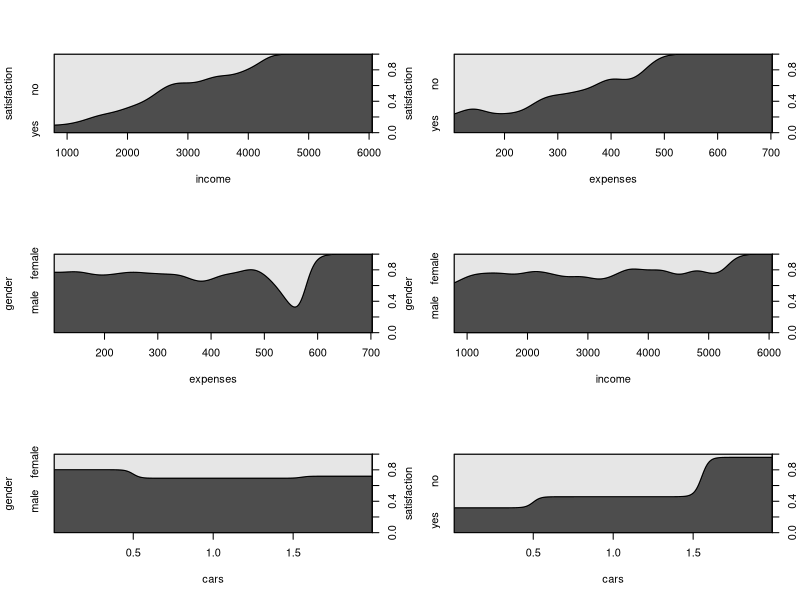
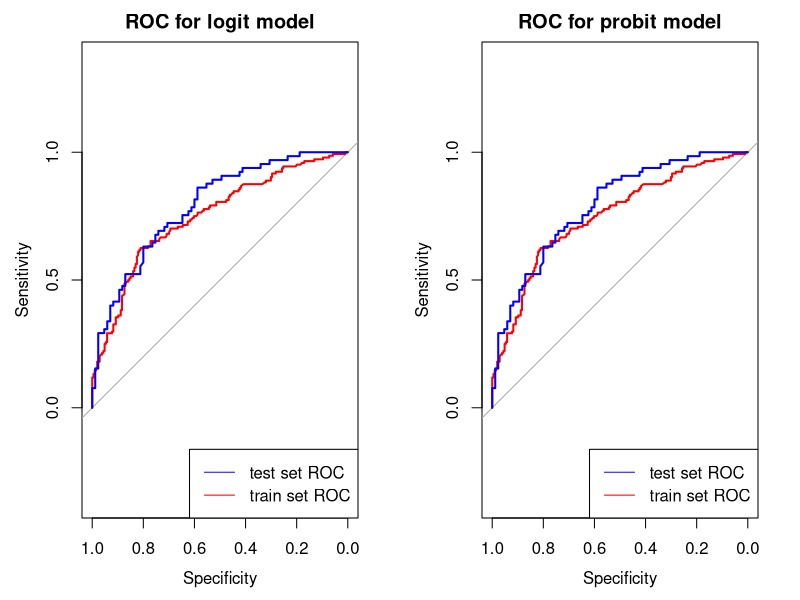

Write the R code that produced these figures, in order.
#### Used libraries
library("car")
library("ggplot2")
library("pscl")
library("pROC")
library("gridExtra")

## Data loading and initial analysis
setwd("D:/Dev/GitHub/parametric-statistical-models")
df <-  read.table("data/households.csv", header = TRUE, sep = ";",dec=",")
df$gender <- as.factor(df$gender)
df$satisfaction <- as.factor(df$satisfaction)
summary(df)

### Relationship between material satisfaction and potential predictors
par(mfrow = c(3,2))
cdplot(df$income, df$satisfaction, xlab = "income", ylab = "satisfaction")
cdplot(df$expenses, df$satisfaction, xlab = "expenses", ylab = "satisfaction")
cdplot(df$expenses, df$gender, xlab = "expenses", ylab = "gender")
cdplot(df$income, df$gender, xlab = "income", ylab = "gender")
cdplot(df$cars, df$gender, xlab = "cars", ylab = "gender")
cdplot(df$cars, df$satisfaction, xlab = "cars", ylab = "satisfaction")

### Dividing dataset into training and test
set.seed(1257)
n <- nrow(df)
rand_num <- sample(c(1:n), round(0.7*n), replace = FALSE)
df_train <- df[rand_num,]
df_test <- df[-rand_num,]
table(df$satisfaction)/nrow(df)
table(df_train$satisfaction)/nrow(df_train)
table(df_test$satisfaction)/nrow(df_test)

### Checking the correlation of explanatory variables
cor(df_train[,c(1,2,4)])

## Estimation of one-factor binomial logit models
logit1 <- glm(satisfaction ~ income, data = df_train, family = binomial)
logit2 <- glm(satisfaction ~ expenses, data = df_train, family = binomial)
logit3 <- glm(satisfaction ~ cars, data = df_train, family = binomial)
logit4 <- glm(satisfaction ~ gender, data = df_train, family = binomial)
summary(logit1)$coefficients
summary(logit2)$coefficients
summary(logit3)$coefficients
summary(logit4)$coefficients

### Evaluation of logit models 1-4
binomial_model_eval <- function(model) {
  AIC <- c(model$aic)
  McFadden<-pR2(model)[4]
  Cragg_Uhler<-pR2(model)[6]
  score <- data.frame(AIC, McFadden, Cragg_Uhler)
  return(score)
}
eval_res_logit <- rbind(
  model_1=binomial_model_eval(logit1), 
  model_2=binomial_model_eval(logit2), 
  model_3=binomial_model_eval(logit3), 
  model_4=binomial_model_eval(logit4))
eval_res_logit
logit0 <- glm(satisfaction ~ income + cars, data = df_train, family = binomial)
summary(logit0)$coefficients

## Model selection and interpretation
logit1$coefficients
cat("\nexp(bi)\n")
exp(logit1$coefficients)
cat("\nexp(100*bi)\n")
exp(logit1$coefficients[2]*100)

### Estimation of the probit binomial model
probit1 <- glm(satisfaction ~ income, data = df_train, family = binomial(link=probit))
summary(probit1)$coefficients

### Comparative evaluation of logit1 and probit1 models
eval_res__logit_probit <- rbind(
  model_logit_1=binomial_model_eval(logit1), 
  model_probit_1=binomial_model_eval(probit1))
eval_res__logit_probit
eval_res__logit_probit

### Comparison of the prediction quality of logit1`and probit1 models
p <- table(df_train$satisfaction)[2]/nrow(df_train)
tab_traf <- data.frame(observed=logit1$y, predicted=ifelse(logit1$fitted.values>p, 1, 0))
table(tab_traf)
tab_traf <- data.frame(observed=probit1$y, predicted=ifelse(probit1$fitted.values>p, 1, 0))
table(tab_traf)
tab_traf <- data.frame(observed=df_test$satisfaction, predicted=ifelse(predict(logit1, df_test, type = "response")>p, 1, 0))
table(tab_traf)
tab_traf <- data.frame(observed=df_test$satisfaction, predicted=ifelse(predict(probit1, df_test, type = "response")>p, 1, 0))
table(tab_traf)

### Prediction quality measures
pred_measure <- function(model, data, Y, p = 0.5) {
  tab <- table(observed = Y, predicted = ifelse(predict(model, data, type = "response") > p, 1, 0))
  ACC <- (tab[1,1]+tab[2,2])/sum(tab)
  ER <- (tab[1,2]+tab[2,1])/sum(tab)
  SENS <- (tab[2,2]/(tab[2,1]+tab[2,2]))
  SPEC <- (tab[1,1]/(tab[1,1]+tab[1,2]))
  PPV <- (tab[2,2]/(tab[1,2]+tab[2,2]))
  NPV <- (tab[1,1]/(tab[1,1]+tab[2,1]))
  measures <- data.frame(ACC, ER, SENS, SPEC, PPV, NPV)
  return(measures)
}
pred_res <- rbind(
  model_logit = pred_measure(model = logit1, data = df_train,  Y = df_train$satisfaction, p), 
  model_probit = pred_measure(model = probit1, data = df_train, Y = df_train$satisfaction,  p))
pred_res
pred_res <- rbind(
  model_logit = pred_measure(model = logit1, data = df_test,  Y = df_test$satisfaction, p), 
  model_probit = pred_measure(model = probit1, data = df_test, Y = df_test$satisfaction,  p))
pred_res

### Receiver Operating Characteristic curve
par(mfrow = c(1,2))
rocobj1 <- roc(logit1$y, logit1$fitted.values)
rocobj1_t <- roc(df_test$satisfaction, predict(logit1, df_test, type = "response"))
plot(rocobj1, main = "ROC for logit model", col="red")
lines(rocobj1_t, col="blue")
legend(x = "bottomright",legend=c("test set ROC", "train set ROC"),col=c("blue","red"),lty=1)

rocobj2 <- roc(probit1$y, probit1$fitted.values)
rocobj2_t <- roc(df_test$satisfaction, predict(probit1, df_test, type = "response"))
plot(rocobj2, main = "ROC for probit model", col="red")
lines(rocobj2_t, col="blue")
legend(x = "bottomright",legend=c("test set ROC", "train set ROC"),col=c("blue","red"),lty=1)

### ROC curve area
area_AUC_logit<-as.numeric(auc(logit1$y, logit1$fitted.values))
area_AUC_probit<-as.numeric(auc(probit1$y, probit1$fitted.values))
area_AUC <- rbind(area_AUC_logit, area_AUC_probit)
area_AUC
area_AUC_logit<-as.numeric(auc(df_test$satisfaction, predict(logit1, df_test, type = "response")))
area_AUC_probit<-as.numeric(auc(df_test$satisfaction, predict(probit1, df_test, type = "response")))
area_AUC <- rbind(area_AUC_logit, area_AUC_probit)
area_AUC
